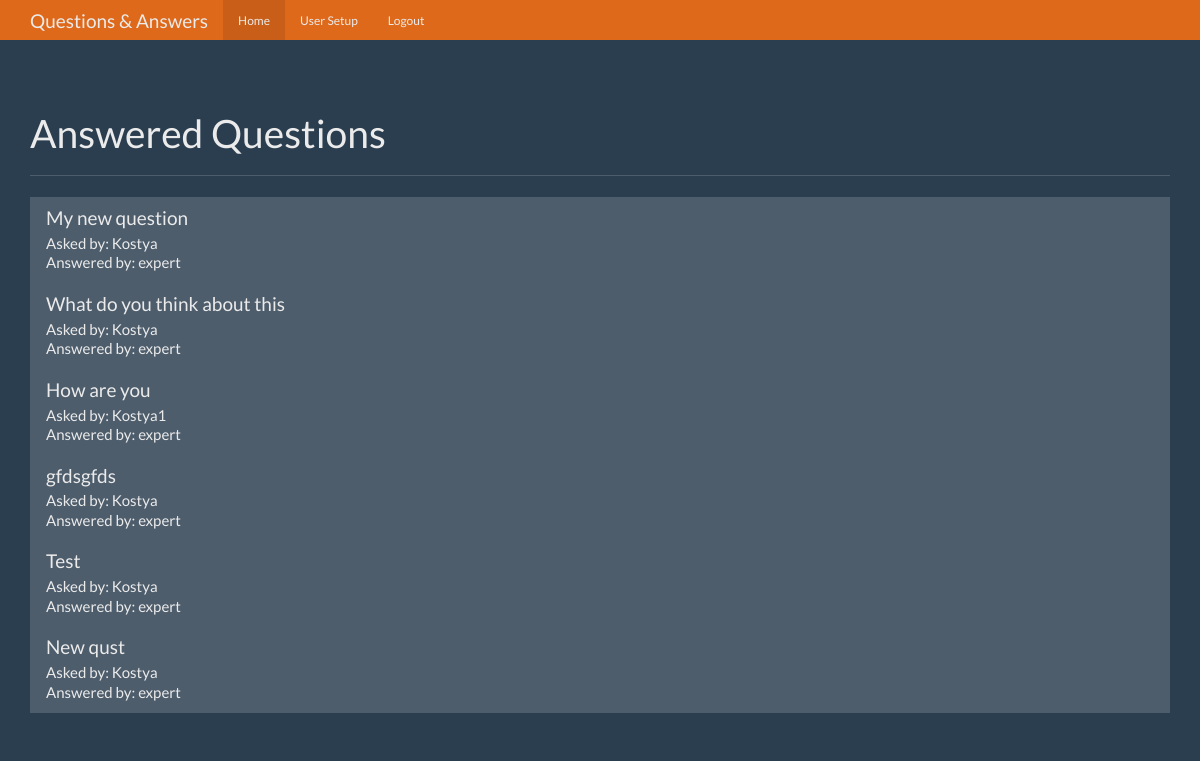
/ (signed in), run on the app's committed database.
### tables this page shows
CREATE TABLE questions (
    id integer primary key autoincrement,
    question_text text not null,
    answer_text text,
    asked_by_id integer not null,
    expert_id integer not null
);

CREATE TABLE users (
    id integer primary key autoincrement,
    name text not null,
    password text not null,
    expert boolean not null,
    admin boolean not null
);

### app.py (the view)
@app.route("/")
def index():
    user = get_current_user()
    db = get_db()
    questions_cur = db.execute(
        "select questions.id as question_id, "
        "questions.question_text, "
        "askers.name as asker_name, "
        "experts.name as expert_name "
        "from questions "
        "join users as askers on askers.id = questions.asked_by_id "
        "join users as experts on experts.id = questions.expert_id "
        "where questions.answer_text is not null"
    )
    questions_result = questions_cur.fetchall()
    return render_template(
        "home.html",
        user=user,
        questions=questions_result)

### app.py (called while the page is built)
def get_current_user():
    user_result = None
    if "user" in session:
        user = session["user"]
        db = get_db()
        user_cur = db.execute(
            "select id, name, password, expert, admin "
            "from users where name =?", [user]
        )
        user_result = user_cur.fetchone()
    return user_result

### database.py (called while the page is built)
def connect_db():
    sql = sqlite3.connect("questions_answer.db")
    sql.row_factory = sqlite3.Row
    return sql

def get_db():
    if not hasattr(g, "sqlite_db"):
        g.sqlite_db = connect_db()
    return g.sqlite_db

### templates/home.html (shortened to what this page needs)
{% extends "base.html" %}
{% from "show_links.html" import show_links %}
{% block nav %}{{ show_links(user) }} {% endblock %}
{% block body %}
<div class="page-header">
  <h1>Answered Questions</h1>
</div>
<div class="row">
  <div class="col-lg-12">
    <div class="list-group">
      {% for question in questions %}
        <a href="{{ url_for("question", question_id=question["question_id"]) }}" class="list-group-item">
          <h4 class="list-group-item-heading">{{ question["question_text"] }}</h4>
          <p class="list-group-item-text">Asked by: {{ question["asker_name"] }}</p>
          <p class="list-group-item-text">Answered by: {{ question["expert_name"] }}</p>
        </a>
      {% endfor %}
    </div>
  </div>
</div>
{% endblock %}

### static/theme.css (style rules this page uses)
body { padding-top: 70px; padding-bottom: 30px; }

### data on the page
questions: question_text "My new question", asker_name "Kostya", expert_name "expert"
questions: question_text "What do you think about this", asker_name "Kostya", expert_name "expert"
questions: question_text "How are you", asker_name "Kostya1", expert_name "expert"
questions: question_text "gfdsgfds", asker_name "Kostya", expert_name "expert"
questions: question_text "Test", asker_name "Kostya", expert_name "expert"
questions: question_text "New qust", asker_name "Kostya", expert_name "expert"
